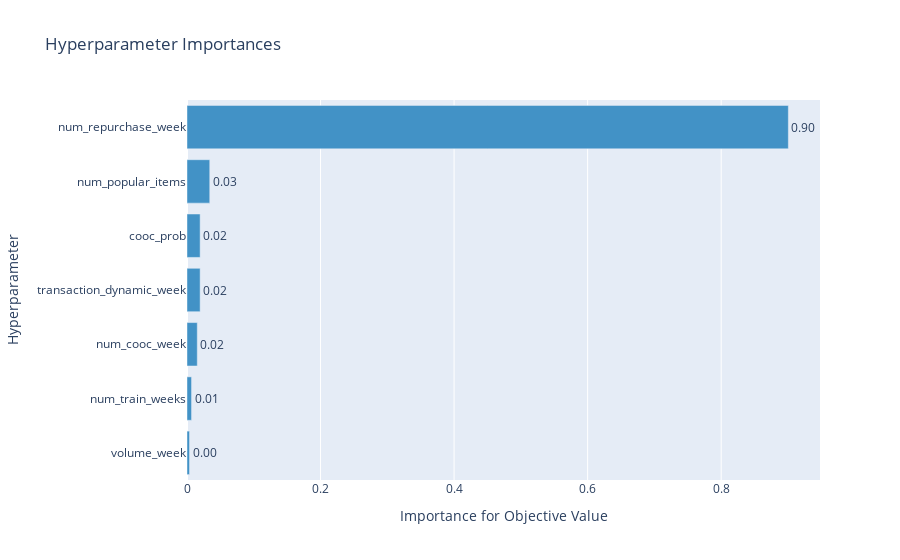

The notebook cell saved with this chart:
### Code cell
optuna.visualization.plot_param_importances(study)

### Figure 1 — Plotly figure (JSON) as saved in the notebook; plotly's stock layout.template omitted (floating-point values rounded to 4 significant figures)
{"data": [{"cliponaxis": false, "hovertemplate": ["volume_week (IntUniformDistribution): 0.0037769938774081815<extra></extra>", "num_train_weeks (IntUniformDistribution): 0.006816050300755352<extra></extra>", "num_cooc_week (IntUniformDistribution): 0.015399423971767842<extra></extra>", "transaction_dynamic_week (IntUniformDistribution): 0.019662951355069326<extra></extra>", "cooc_prob (UniformDistribution): 0.019671238847189434<extra></extra>", "num_popular_items (IntUniformDistribution): 0.03407508807317269<extra></extra>", "num_repurchase_week (IntUniformDistribution): 0.9005982535746373<extra></extra>"], "marker": {"color": "rgb(66,146,198)"}, "orientation": "h", "text": ["0.0037769938774081815", "0.006816050300755352", "0.015399423971767842", "0.019662951355069326", "0.019671238847189434", "0.03407508807317269", "0.9005982535746373"], "textposition": "outside", "texttemplate": "%{text:.2f}", "type": "bar", "x": [0.003777, 0.006816, 0.0154, 0.01966, 0.01967, 0.03408, 0.9006], "y": ["volume_week", "num_train_weeks", "num_cooc_week", "transaction_dynamic_week", "cooc_prob", "num_popular_items", "num_repurchase_week"]}], "layout": {"showlegend": false, "title": {"text": "Hyperparameter Importances"}, "xaxis": {"title": {"text": "Importance for Objective Value"}}, "yaxis": {"title": {"text": "Hyperparameter"}}}}
